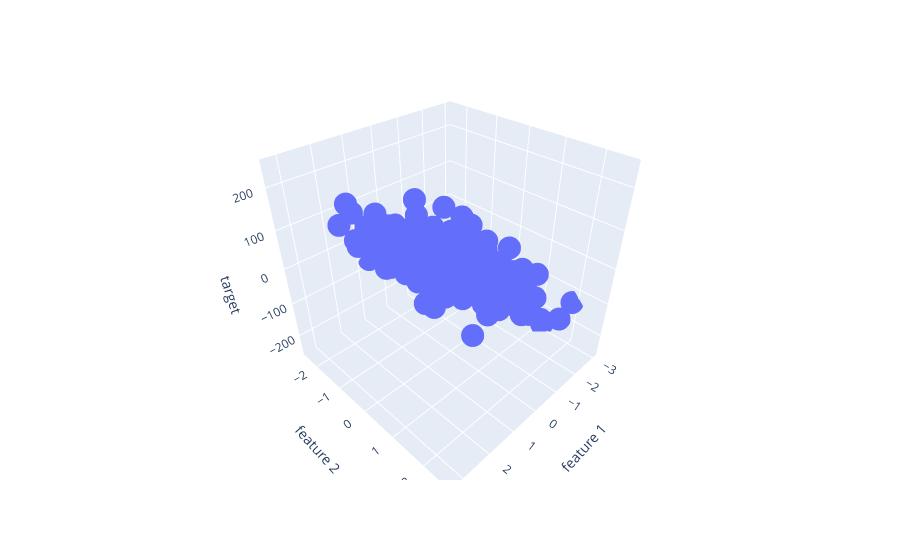

Notebook cell for this chart:
### Code cell
fig = px.scatter_3d(df, x='feature 1',y='feature 2',z='target')
fig.show()

### Figure 1 — Plotly figure (JSON) as saved in the notebook; plotly's stock layout.template omitted (floating-point values rounded to 4 significant figures; data arrays with more than 128 entries replaced by an {"elided": "..."} marker saying what was removed)
{"data": [{"hovertemplate": "feature 1=%{x}<br>feature 2=%{y}<br>target=%{z}<extra></extra>", "legendgroup": "", "marker": {"color": "#636efa", "symbol": "circle"}, "mode": "markers", "name": "", "scene": "scene", "showlegend": false, "type": "scatter3d", "x": {"elided": "300 float values"}, "y": {"elided": "300 float values"}, "z": {"elided": "300 float values"}}], "layout": {"legend": {"tracegroupgap": 0}, "margin": {"t": 60}, "scene": {"domain": {"x": [0, 1], "y": [0, 1]}, "xaxis": {"title": {"text": "feature 1"}}, "yaxis": {"title": {"text": "feature 2"}}, "zaxis": {"title": {"text": "target"}}}}}
